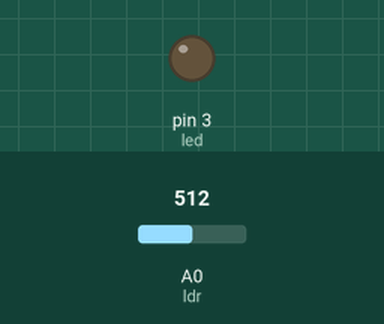
This sketch was run on a simulated Arduino Uno, built with avr-gcc and run on an emulated ATmega328P. Shown: output pins drawn as LEDs (lit = HIGH). Inputs (shaded band) come from the test bench; at power-on: A0 (ldr) = 512. What the sketch prints to the serial monitor is not drawn.

Above: at 0.15 s.
Timing chart, 0 to 1.8 s (numbered marks = the images above):
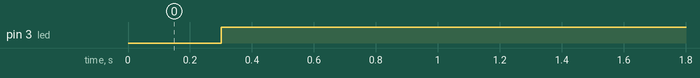

Measured:
- by itself, pin 3 (led): LOW → HIGH at 0.30 s

The sketch:

ldr_led.ino
```cpp
#define ldr A0
#define led 3

int level;

void setup() {
  pinMode(led, OUTPUT);
  Serial.begin(9600);
}

void loop() {
  level = analogRead(ldr);
  Serial.println(level);
  delay(300);

  if (level > 800){
    digitalWrite(led, LOW);
  }

  else if (level < 750) {
    digitalWrite(led, HIGH);
  }
}
```
